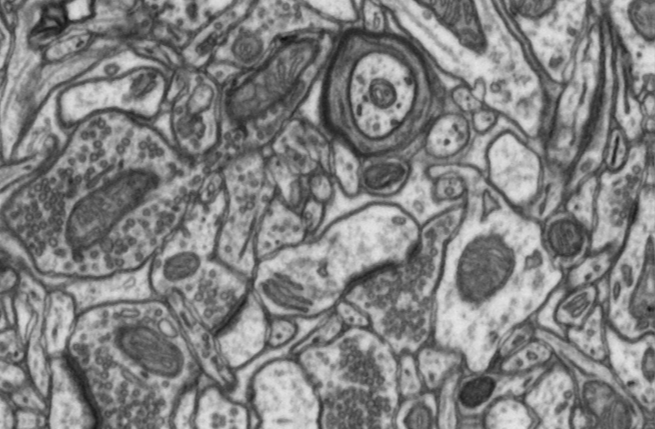
%> input picture Project 2/Youssef/CV object detection example/test/img1.png, 655 x 429 px
$ octave --eval "result = hessianLambdas(imread('test/img1.png'));"   (GNU Octave 9; MATLAB toolbox functions it lacks are replaced by stand-ins)
%> lines starting %> are read from the running program, lines starting %| are printed output that depends on the picture
function [ lambda1, lambda2 ] = hessianLambdas( image )
%computes the hessian of an image and then computes the lambda values for
%each pixel

Ix = imfilter(image, fspecial('prewitt'));
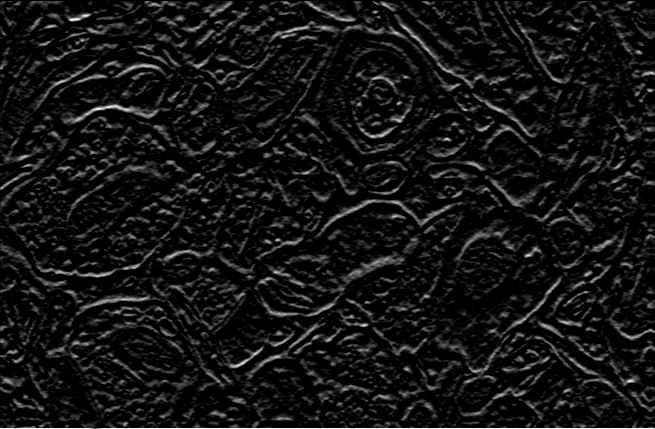
%> Ix: size 429x655 uint8; min 0, max 255, mean 19.6
Iy = imfilter(image, (fspecial('prewitt'))');
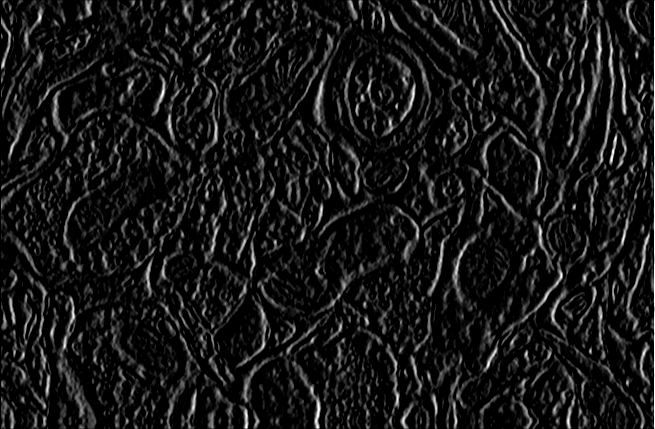
%> Iy: size 429x655 uint8; min 0, max 255, mean 23.1
Ixx = imfilter(Ix, fspecial('prewitt'));
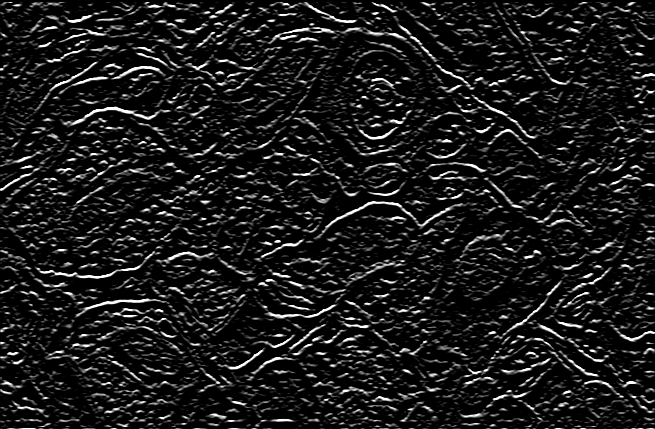
%> Ixx: size 429x655 uint8; min 0, max 255, mean 26.8
Iyy = imfilter(Iy, (fspecial('prewitt'))');
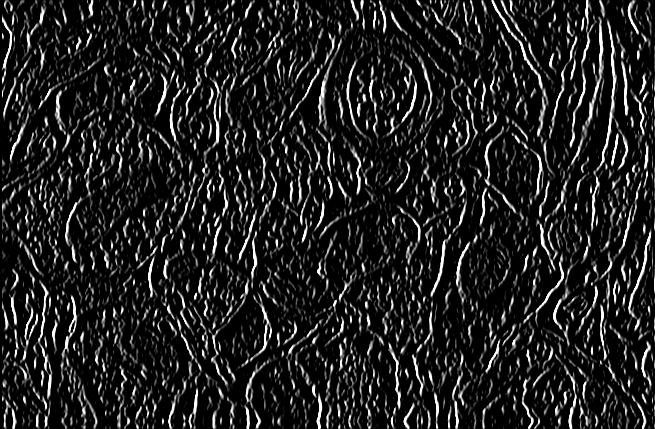
%> Iyy: size 429x655 uint8; min 0, max 255, mean 32.8
Ixy = imfilter(Ix, (fspecial('prewitt'))');
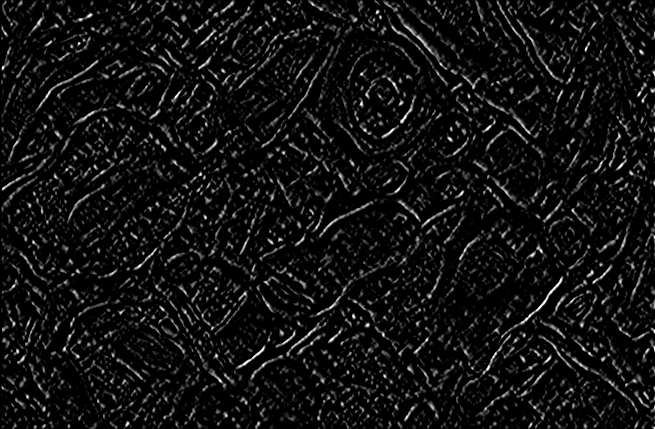
%> Ixy: size 429x655 uint8; min 0, max 255, mean 17.3

% computing the hessian matrix before computing the lambas

lambda1 = 0.5*(Ixx+Iyy - sqrt((Ixx - Iyy).^2 + 4*Ixy.^2 ));
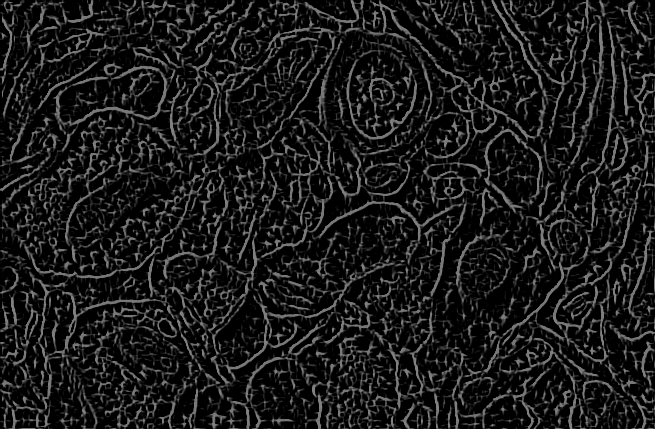
%> lambda1: size 429x655 uint8; min 0, max 128, mean 25.7
lambda2 = 0.5*(Ixx+Iyy + sqrt((Ixx - Iyy).^2 + 4*Ixy.^2 ));

end
